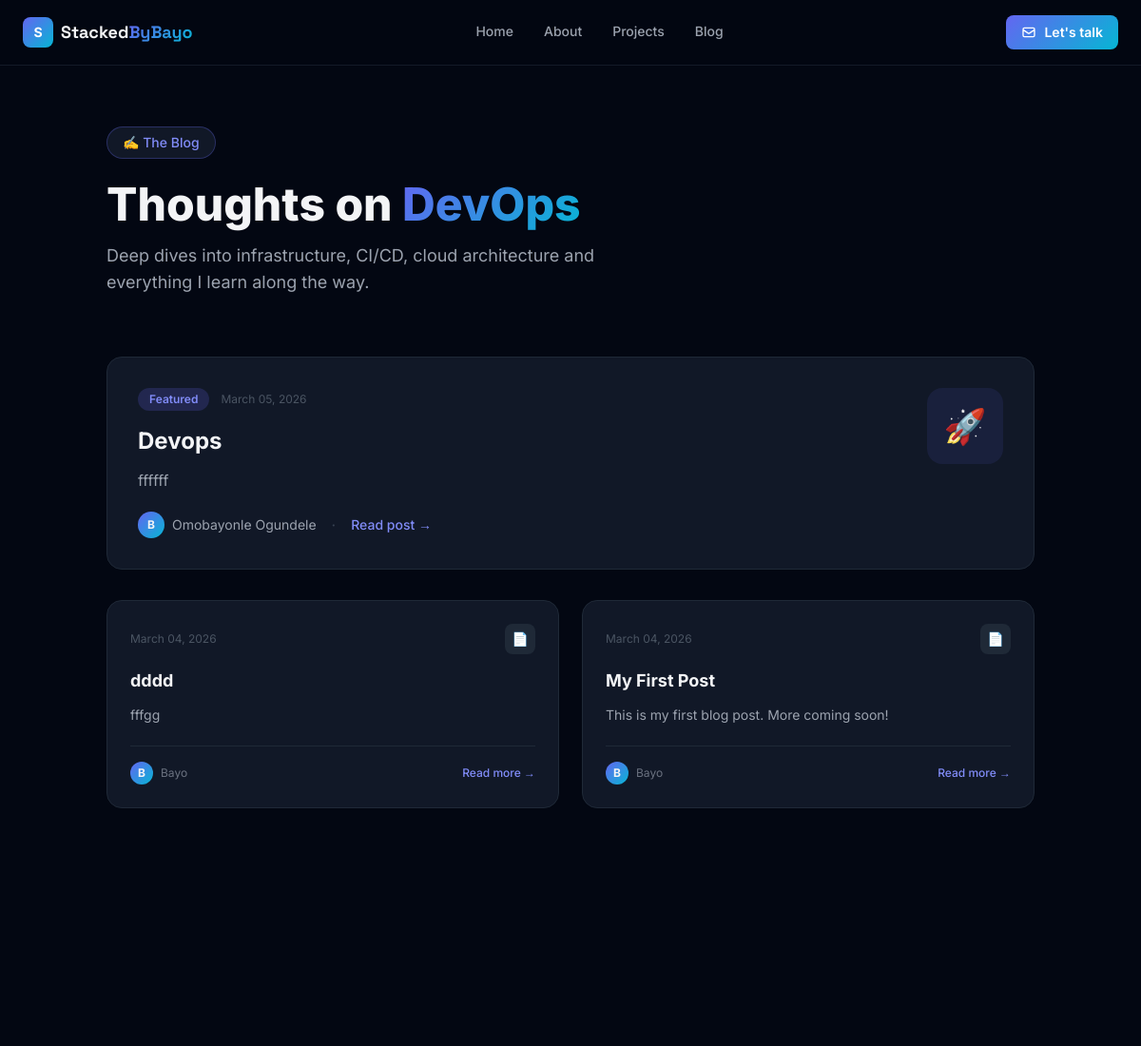
/blog (upper part), run on an earlier commit of the app's database.
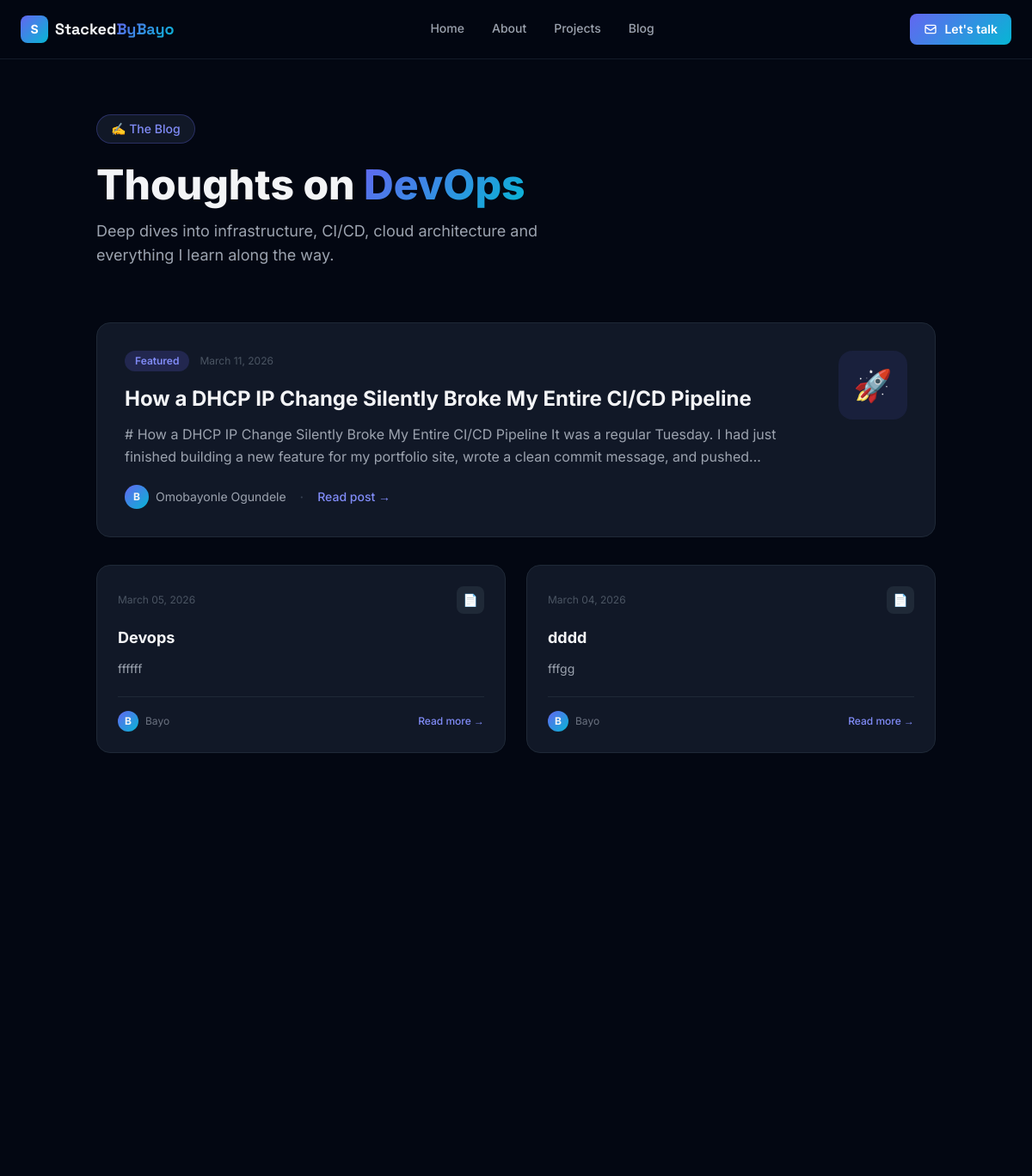
And on a later commit of the database.
### app/models.py (models this page shows)
class Post(db.Model):
    id = db.Column(db.Integer, primary_key=True)
    title = db.Column(db.String(200), nullable=False)
    body = db.Column(db.Text, nullable=False)
    created_at = db.Column(db.DateTime, default=datetime.utcnow)
    views = db.Column(db.Integer, default=0)
    comments = db.relationship('Comment', backref='post', lazy=True)

### app/__init__.py (the view)
    @app.route("/blog")
    def blog():
        posts = Post.query.order_by(Post.created_at.desc()).all()
        return render_template("blog.html", posts=posts)

### app/templates/blog.html (shortened to what the changed rows need)
{% extends "base.html" %}
{% block content %}
    <div class="mb-16 reveal">
        <h1 class="text-5xl font-extrabold mb-4">
            Thoughts on <span class="gradient-text">DevOps</span>
        </h1>
    </div>
    {% if posts %}
    {% set featured = posts[0] %}
    <a href="/blog/{{ featured.id }}" class="block mb-8 reveal">
        <div class="bg-gray-900 border border-gray-800 hover:border-indigo-500/40 rounded-2xl p-8 card-hover transition group">
            <div class="flex flex-col md:flex-row md:items-start md:justify-between gap-4">
                <div class="flex-1">
                    <div class="flex items-center gap-3 mb-4">
                        <span class="bg-indigo-500/20 text-indigo-400 text-xs font-semibold px-3 py-1 rounded-full">
                            Featured
                        </span>
                        <span class="text-gray-600 text-xs">
                            {{ featured.created_at.strftime('%B %d, %Y') }}
                        </span>
                    </div>
                    <h2 class="text-2xl font-bold mb-3 group-hover:text-indigo-400 transition">
                        {{ featured.title }}
                    </h2>
                    <p class="text-gray-400 leading-relaxed mb-5">
                        {{ featured.body | striptags | truncate(200) }}
                    </p>
                    <div class="flex items-center gap-4">
                        <div class="flex items-center gap-2">
                            <div class="w-7 h-7 rounded-full gradient-bg flex items-center justify-center text-xs font-bold">B</div>
                            <span class="text-gray-400 text-sm">Omobayonle Ogundele</span>
                        </div>
                        <span class="text-gray-700">·</span>
                        <span class="text-indigo-400 text-sm font-medium group-hover:underline">Read post →</span>
                    </div>
                </div>
                <div class="w-20 h-20 bg-indigo-500/10 rounded-2xl flex items-center justify-center shrink-0 text-4xl">
                    🚀
                </div>
            </div>
        </div>
    </a>
    {% if posts|length > 1 %}
    <div class="grid grid-cols-1 md:grid-cols-2 gap-6 mb-16">
        {% for post in posts[1:] %}
        <a href="/blog/{{ post.id }}" class="block reveal group">
            <div class="bg-gray-900 border border-gray-800 hover:border-indigo-500/40 rounded-2xl p-6 card-hover transition h-full flex flex-col">
                <div class="flex items-center justify-between mb-4">
                    <span class="text-gray-600 text-xs">
                        {{ post.created_at.strftime('%B %d, %Y') }}
                    </span>
                    <div class="w-8 h-8 bg-gray-800 rounded-lg flex items-center justify-center text-sm">
                        📄
                    </div>
                </div>
                <h2 class="font-bold text-lg mb-3 group-hover:text-indigo-400 transition leading-snug">
                    {{ post.title }}
                </h2>
                <p class="text-gray-400 text-sm leading-relaxed flex-1 mb-5">
                    {{ post.body | striptags | truncate(120) }}
                </p>
                <div class="flex items-center justify-between pt-4 border-t border-gray-800">
                    <div class="flex items-center gap-2">
                        <div class="w-6 h-6 rounded-full gradient-bg flex items-center justify-center text-xs font-bold">B</div>
                        <span class="text-gray-500 text-xs">Bayo</span>
                    </div>
                    <span class="text-indigo-400 text-xs font-medium group-hover:underline">Read more →</span>
                </div>
            </div>
        </a>
        {% endfor %}
    </div>
    {% endif %}
    {% endif %}
{% endblock %}

What changed in the data, as far as the page shows it:
no longer on this page (row unchanged): Post: created_at "March 04, 2026", title "My First Post", body "This is my first blog post. More coming soon!"
added Post: created_at "March 11, 2026", title "How a DHCP IP Change Silently Broke My Entire CI/CD Pipeline", body "# How a DHCP IP Change Silently Broke My Entire CI/CD Pipeline It was a regular Tuesday. I had just finished building a new feature for my portfolio site, wrote a clean commit message, and pushed..."
now on one of the page's lists (row unchanged): Post: created_at "March 05, 2026", title "Devops", body "ffffff"
Also different on the page:
{{ featured.created_at.strftime('%B %d, %Y') }}: "March 05, 2026" → "March 11, 2026"
{{ featured.title }}: "Devops" → "How a DHCP IP Change Silently Broke My Entire CI/CD Pipeline"
{{ featured.body | striptags | truncate(200) }}: "ffffff" → "# How a DHCP IP Change Silently Broke My Entire CI/CD Pipeline It was a regular Tuesday. I had just finished building a new feature for my portfolio site, wrote a clean commit message, and pushed..."
